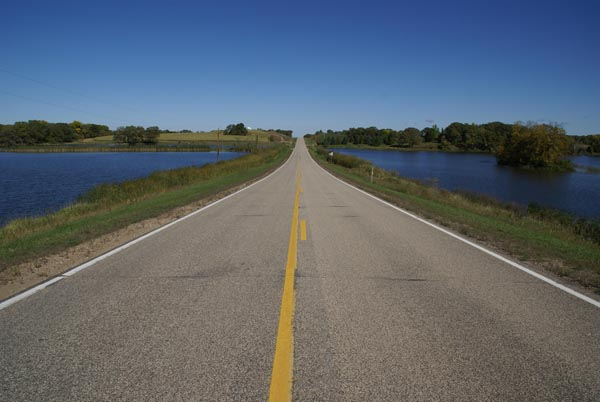
#> input picture lane.png, 600 x 402 px
$ python detectlines.py
#> lines starting #> are read from the running program, lines starting #| are printed output that depends on the picture; after the words box and inside, x2 and y2 are one past the last pixel; in counts of white or black regions, pixels touching at a corner belong together
import cv2
import numpy as np

def show_image(title, img):
    cv2.imshow(title, img)
    cv2.waitKey()
    cv2.destroyAllWindows()

SIZE = 500
img = cv2.imread("lane.png")
#> img is the input picture: shape (402, 600, 3); mean B, G, R 109.9, 101, 92.3
img = cv2.resize(img, (SIZE, SIZE))
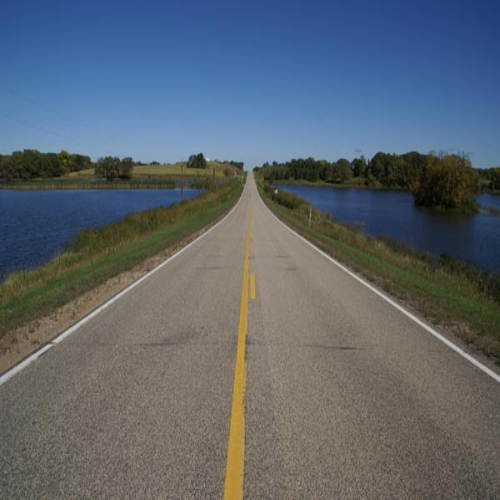
#> img: shape (500, 500, 3); mean B, G, R 109.8, 100.9, 92.2
original_img = img.copy()

show_image("Original", img)

gray = cv2.cvtColor(img, cv2.COLOR_BGR2GRAY)
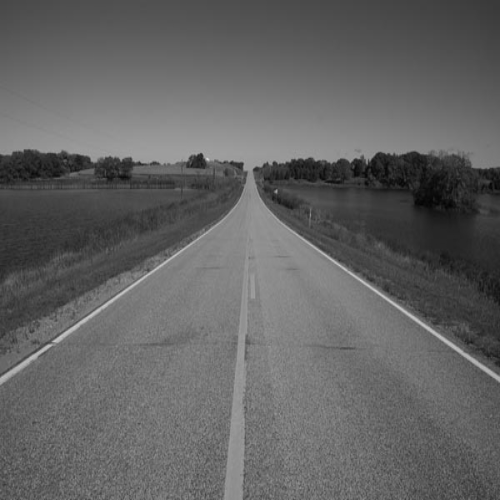
#> gray: shape (500, 500); min 3, max 208, mean 99.3

# detect edges
edges = cv2.Canny(gray, 150, 300)
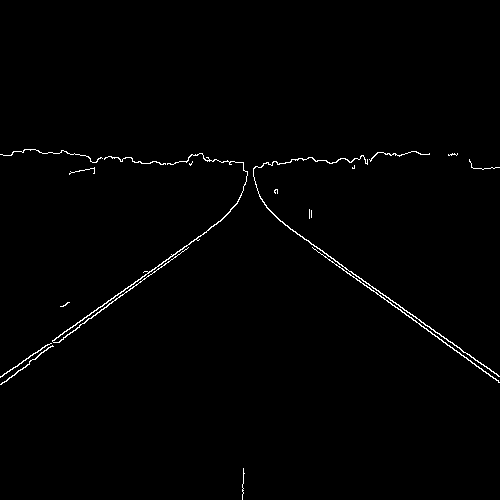
#> edges: shape (500, 500); 0.91% white in thin lines or dots, all inside (x1, y1, x2, y2) = (0, 149, 500, 500)

# create mask
mask = np.zeros(img.shape[:2], dtype = "uint8") # 0 - 255 = 8 bits

# white pentagon
pts = np.array([[0, SIZE * 3 / 4], [SIZE / 2, SIZE / 2], [SIZE, SIZE * 3 / 4], [SIZE, SIZE], [0, SIZE]], np.int32)

# black triangle
pts2 = np.array([[SIZE / 2, 0], [SIZE / 4, SIZE], [SIZE * 3 / 4, SIZE]], np.int32)

cv2.fillPoly(mask, [pts], 255)
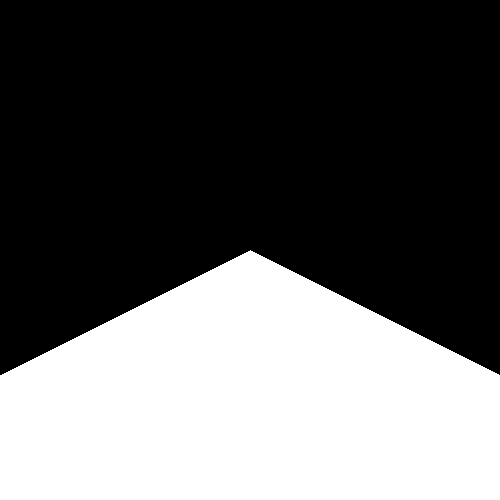
#> mask: shape (500, 500); 37.5% white; 1 white region, box (x1, y1, x2, y2) and area: (0, 250, 500, 500) 93625

cv2.fillPoly(mask, [pts2], 0)
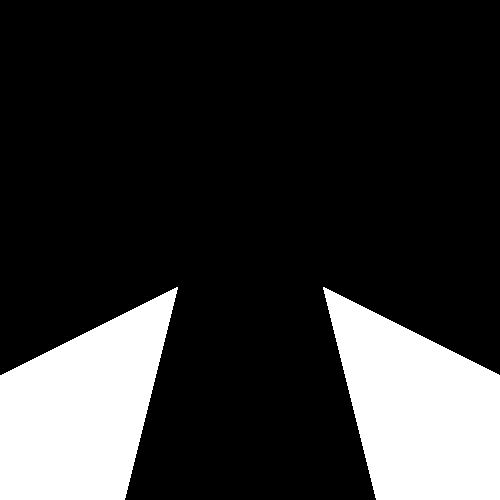
#> mask: shape (500, 500); 19.5% white; 2 white regions, box (x1, y1, x2, y2) and area: (0, 287, 178, 500) 24464, (323, 287, 500, 500) 24339


# get lines
# (x1, y1, x2, y2)
lines = cv2.HoughLinesP(
    edges,
    rho=1.0,
    theta=np.pi/180,
    threshold=20,
    minLineLength=30,
    maxLineGap=10
)
#> lines = 19 rows, first 6: [289, 228, 499, 376], [0, 384, 199, 239], [339, 266, 499, 382], [0, 376, 208, 230], [0, 377, 168, 259], [340, 158, 372, 158]

# get average line
def get_length_threshold(lines):
    lengths = []
    for line in lines:
        for x1, y1, x2, y2 in line:
            lengths.append(((x2-x1) ** 2 + (y2-y1) ** 2) ** 0.5)
#> this loop made 19 passes
#> line on passes 1 to 12: [[289, 228, 499, 376]], [[0, 384, 199, 239]], [[339, 266, 499, 382]], [[0, 376, 208, 230]], [[0, 377, 168, 259]], [[340, 158, 372, 158]], [[100, 157, 161, 164]], [[291, 159, 353, 160]], [[39, 152, 85, 155]], [[315, 161, 352, 161]], [[338, 159, 371, 159]], [[375, 154, 418, 152]]
#> after the loop, lengths = [256.9, 246.2, 197.6, 254.1, 205.3, 32, 61.4, 62.01, 46.1, 37, 33, 43.05, 128.5, 43.01, 142.1, 71.61, 166.8, 42.2, 194.5]

    # set threshold to top 80% longest lines
    return np.quantile(lengths, 0.8)


left_counter = right_counter = 0
left_x, left_y, right_x, right_y = [], [], [], []
length_threshold = get_length_threshold(lines)
#> length_threshold = 200.7


for line in lines:
    for x1, y1, x2, y2 in line:
        # for every line

        if x1 == x2: continue # to avoid division by 0

        # in code, y is positive down
        slope = (y1 - y2) / (x2 - x1)
        length = ((x2-x1) ** 2 + (y2-y1) ** 2) ** 0.5

        # ensure only long lines are considered
        if length < length_threshold: continue

        # these coords belong to right line
        if slope < 0:
            right_counter += 1
            right_x += [x1, x2]
            right_y += [y1, y2]
        # left line
        else:
           left_counter += 1
           left_x += [x1, x2]
           left_y += [y1, y2]
#> after the loop, left_counter = 3; left_x = [0, 199, 0, 208, 0, 168]; left_y = [384, 239, 376, 230, 377, 259]; right_counter = 1; right_x = [289, 499]; right_y = [228, 376]


# calculate linear fit
BOTTOM_Y = img.shape[0]
#> BOTTOM_Y = 500
TOP_Y = img.shape[0] * 3 // 5
#> TOP_Y = 300
LANE_COLOR = (0, 255, 0)

def draw_average_line(x_list, y_list, counter):
#> called with counter = 3
    if counter > 0:
        polyfit = np.polyfit(y_list, x_list, deg = 1)
#> polyfit = [-1.4, 532.2]
        poly = np.poly1d(polyfit)
        x_start = int(poly(BOTTOM_Y))
#> x_start = -169
        x_end = int(poly(TOP_Y))
#> x_end = 111
        cv2.line(img, (x_start, BOTTOM_Y), (x_end, TOP_Y), LANE_COLOR, 5)
        return (x_start, x_end)

(left_start, left_end) = draw_average_line(left_x, left_y, left_counter)
#> left_start = -169; left_end = 111
(right_start, right_end) = draw_average_line(right_x, right_y, right_counter)
#> call 2 of draw_average_line, with counter = 1
#> in draw_average_line (call 2), `polyfit = np.polyfit(y_list, x_list, deg = 1)`: polyfit = [1.42, -34.51]
#> in draw_average_line (call 2), `x_start = int(poly(BOTTOM_Y))`: x_start = 674
#> in draw_average_line (call 2), `x_end = int(poly(TOP_Y))`: x_end = 391
#> in draw_average_line (call 2), `cv2.line(img, (x_start, BOTTOM_Y), (x_end, TOP_Y), LANE_COLOR, 5)`:
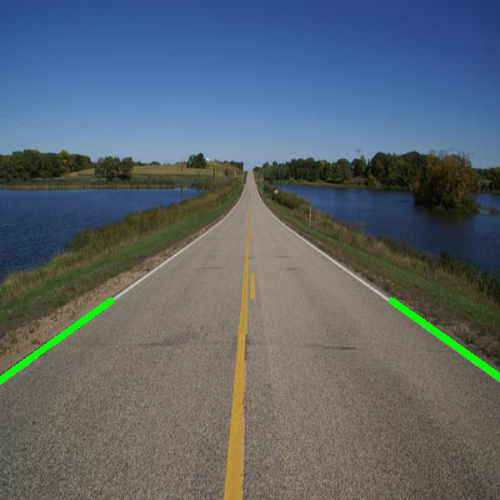
#> img: shape (500, 500, 3); mean B, G, R 108.8, 101.7, 91
#> right_start = 674; right_end = 391

show_image("Image", img)

final_image = original_img.copy()
MIN_Y = SIZE * 2 // 3
MAX_Y = SIZE


# lane drawing
center_lane_x_start = (right_start + left_start) // 2
#> center_lane_x_start = 252
center_lane_x_end = (right_end + left_end) // 2
#> center_lane_x_end = 251
cv2.line(final_image, (center_lane_x_start, MAX_Y), (center_lane_x_end, MIN_Y), LANE_COLOR, 15)

# car trajectory drawing
x_car = SIZE // 2
CAR_CENTER_COLOR = (255, 0, 0)
cv2.line(final_image, (x_car, MAX_Y), (x_car, MIN_Y), CAR_CENTER_COLOR, 5)
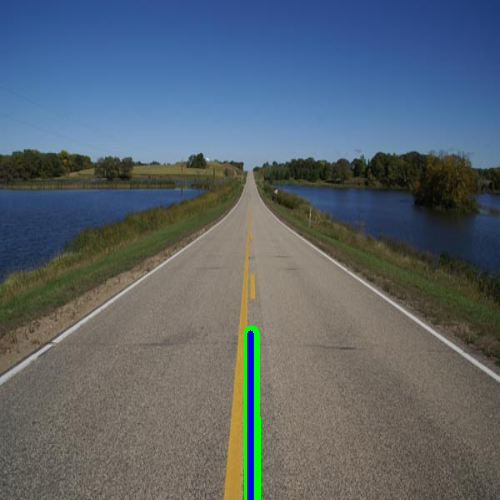
#> final_image: shape (500, 500, 3); mean B, G, R 109.9, 101.3, 90.7


# show final image
show_image("Final", final_image)

$ run again, with road.jpg saved as lane.png
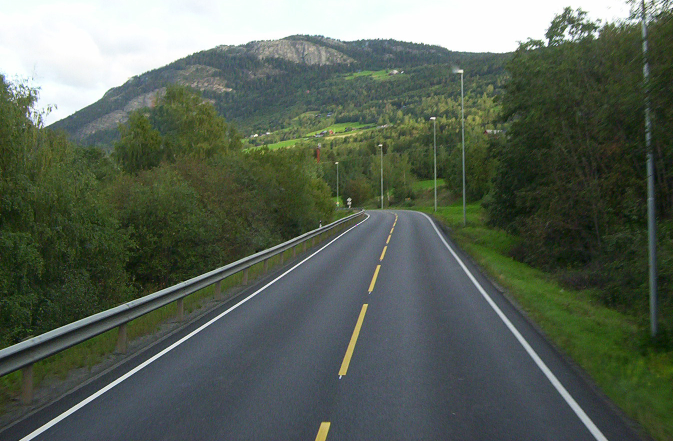
#> input picture road.jpg, 1346 x 882 px (shown at 1/2 size)
#> img is the input picture: shape (882, 1346, 3); mean B, G, R 87, 99.6, 89.3
#> `edges = cv2.Canny(gray, 150, 300)`:
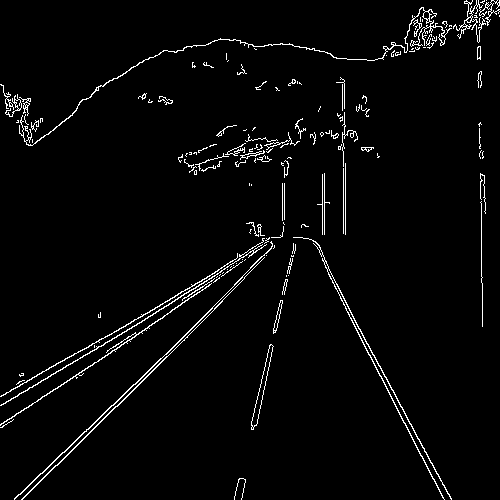
#> edges: shape (500, 500); 2.9% white in thin lines or dots
#> lines = 89 rows, first 6: [20, 494, 206, 314], [328, 274, 432, 478], [73, 355, 177, 295], [341, 294, 442, 484], [230, 267, 282, 235], [1, 405, 174, 301]
#> the loop in get_length_threshold, `for line in lines:` made 89 passes
#> after the loop in get_length_threshold, `for line in lines:`: lengths = 89 values, max 261.7 at index 9, min 30.59 at index 58, mean 77.83
#> length_threshold = 97.28
#> the loop `for line in lines:` made 89 passes
#> after the loop `for line in lines:`: left_counter = 14; left_x = 28 values, max 499 at index 17, min 0 at index 14, mean 210; left_y = 28 values, max 494 at index 0, min 0 at index 17, mean 281.2; right_counter = 3; right_x = [328, 432, 341, 442, 328, 451]; right_y = [274, 478, 294, 484, 268, 499]
#> polyfit = [-0.972, 483.5]
#> x_start = -2
#> x_end = 191
#> left_start = -2; left_end = 191
#> right_start = 448; right_end = 343
#> center_lane_x_start = 223
#> center_lane_x_end = 267
#> `cv2.line(final_image, (x_car, MAX_Y), (x_car, MIN_Y), CAR_CENTER_COLOR..`:
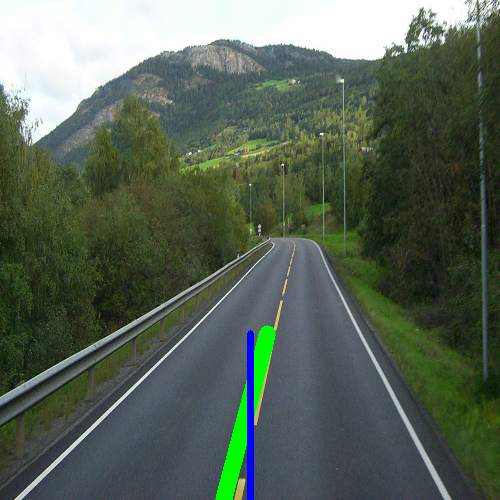
#> final_image: shape (500, 500, 3); mean B, G, R 86.7, 100.8, 88
